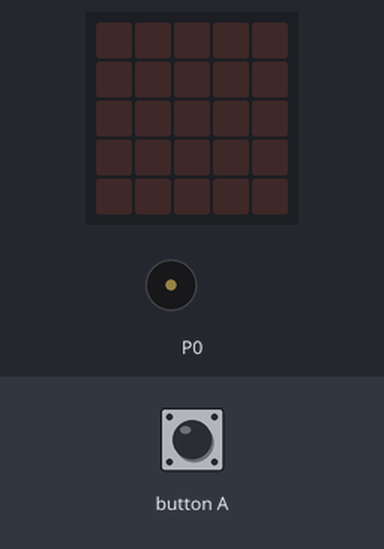
The program below on a simulated BBC micro:bit (MakeCode). Shown: the board's 5×5 LED display, buzzer (waves = sounding). Inputs (shaded band) come from the test bench.

Above: at 1.2 s.
1.3 s: button A pressed for 0.15 s
At 1.8 s:
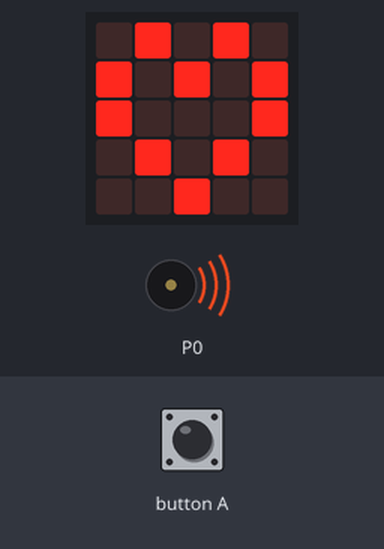
At 5.9 s:
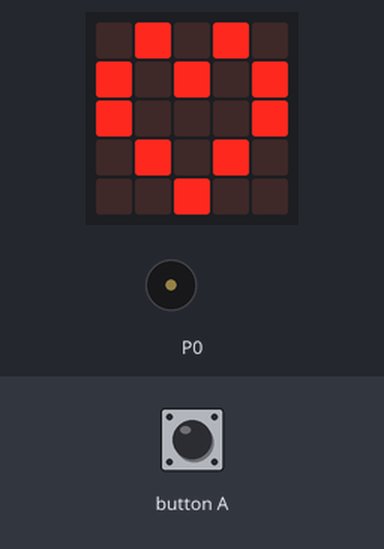
Timing chart, 0 to 7.4 s (numbered marks = the images above; inputs shaded):
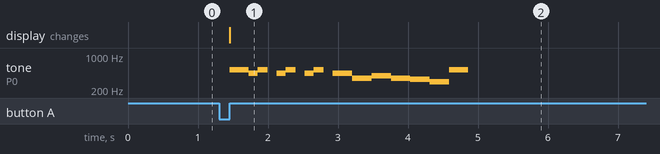

The program:

main.ts
```typescript
input.onButtonPressed(Button.A, function () {
    for (let index = 0; index < 4; index++) {
        music.play(music.stringPlayable("C5 A F G F E D C5 ", 220), music.PlaybackMode.InBackground)
        basic.showLeds(`
            . # . # .
            # . # . #
            # . . . #
            . # . # .
            . . # . .
            `)
    }
})
```

test.ts
```typescript
// testes vão aqui; isto não será compilado quando este pacote for usado como uma extensão.
```

Measured:
- after the input at 1.3 s, tone on P0: plays 523 Hz for 0.28 s, 440 Hz for 0.12 s, 523 Hz for 0.15 s, 440 Hz for 0.12 s, 523 Hz for 0.15 s, 440 Hz for 0.12 s … (14 notes in this stretch), starting after 0.15 s; the display: changes after 0.15 s (image 1)
